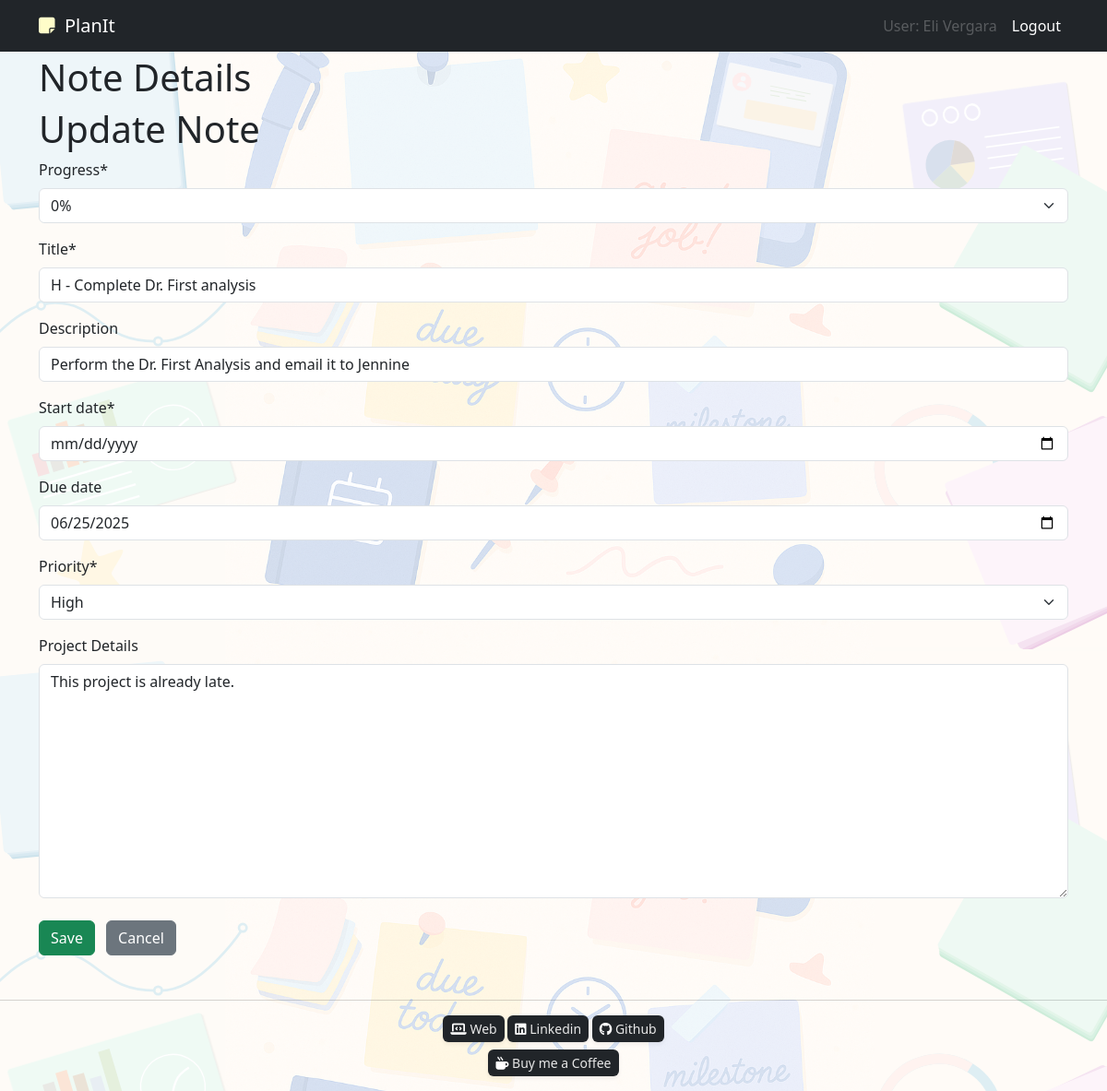
Page /projects/10/edit/ (signed in) on the earlier database version.
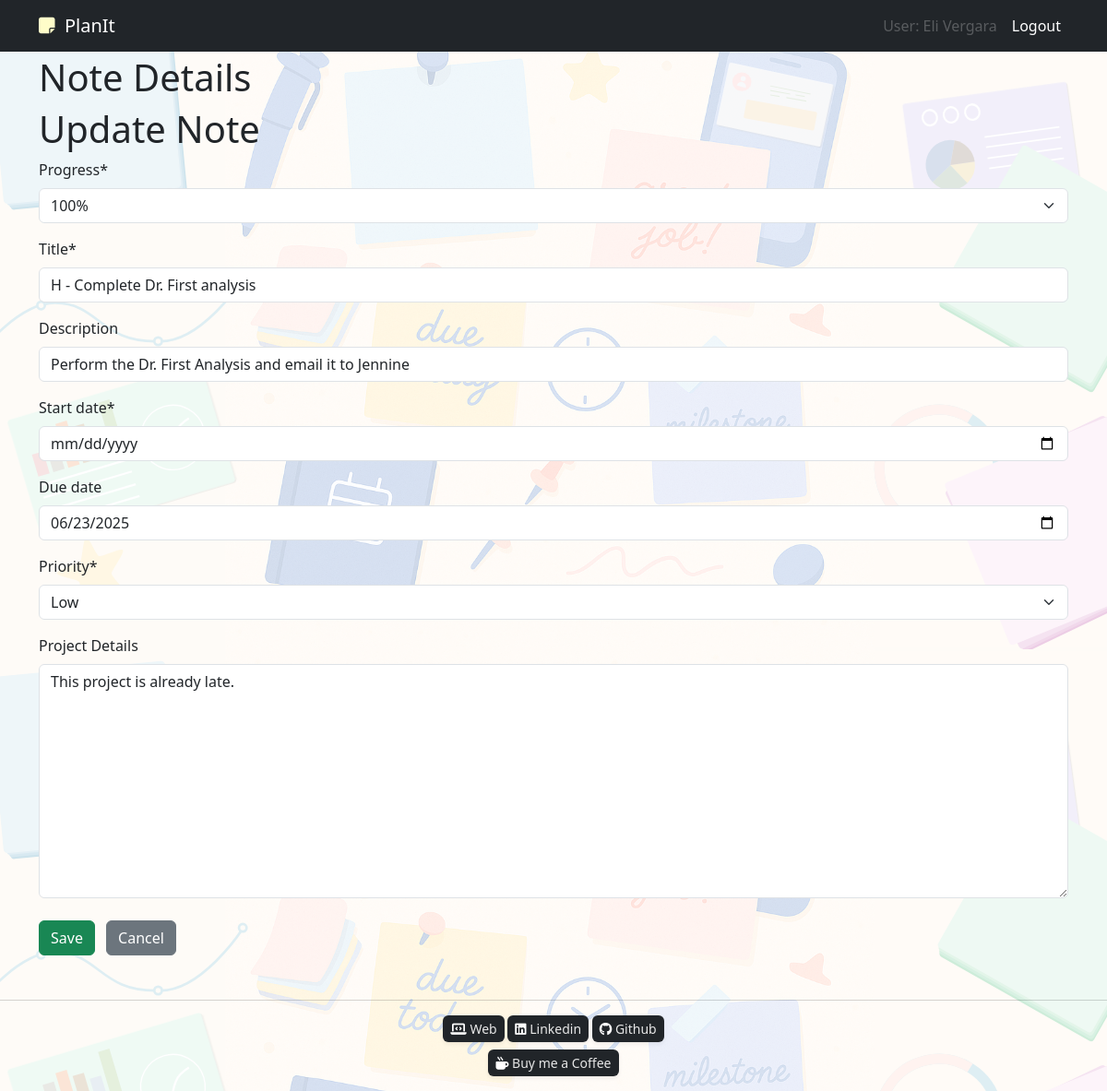
Same page on the later database version.
### projects/models.py (models this page shows, shortened)
class Project(models.Model):
    PRIORITY_CHOICES = [(1, 'High'),(2, 'Medium'),(3, 'Low')]
    user = models.ForeignKey(User, on_delete=models.CASCADE)
    title = models.CharField(max_length=200)
    description = models.CharField(max_length=300, blank=True)
    details = models.TextField(blank=True)
    start_date = models.DateField(null=True, blank=False)
    due_date = models.DateField(null=True, blank=True)
    is_pinned = models.BooleanField(default=False)
    priority = models.PositiveSmallIntegerField(choices=PRIORITY_CHOICES, default=2)
    PROGRESS_CHOICES = [
        (0, '0%'),
        (25, '25%'),
        (50, '50%'),
        (75, '75%'),
        (100, '100%'),
    ]
    progress = models.PositiveSmallIntegerField(choices=PROGRESS_CHOICES, default=0)

### projects/views.py (the view)
# urls.py: path('projects/<int:pk>/edit/', views.edit_project, name='edit_project'),
@login_required
def edit_project(request, pk):
    project = get_object_or_404(Project, pk=pk, user=request.user)
    if request.method == 'POST':
        form = ProjectForm(request.POST, instance=project)
        if form.is_valid():
            form.save()
            return redirect('dashboard')  # or 'project_list'
    else:
        form = ProjectForm(instance=project)
    return render(request, 'projects/project_form.html', {'form': form, 'editing': True})

### projects/forms.py
class ProjectForm(forms.ModelForm):
    class Meta:
        model = Project
        fields = ['progress','title', 'description', 'start_date', 'due_date', 'priority', 'details']
        labels = {
            'details': 'Project Details',
        }
        widgets = {
    'start_date': forms.DateInput(attrs={'type': 'date'}),
    'due_date': forms.DateInput(attrs={'type': 'date'}),
}

### projects/templates/projects/project_form.html (shortened to what this page needs)
{% extends 'base.html' %}
{% load crispy_forms_tags %}
{% block content %}
  <h1>Note Details</h1>
  <form method="post">
     <h1>{% if editing %}Update Note{% else %}Create a New Note{% endif %}</h1>
    {{ form|crispy }}
    <button type="submit" class="btn btn-success mt-2">Save</button>
    <a href="{% url 'dashboard' %}" class="btn btn-secondary mt-2 ms-2">Cancel</a>
  </form>
{% endblock %}

Differences in the rows shown:
changed Project "H - Complete Dr. First analysis": progress "0%" → "100%"; due_date "06/25/2025" → "06/23/2025"; priority "High" → "Low"
